Frame 1 (no input): blank canvas, image omitted
Frame 60 (the mouse pressed at the canvas centre just before this capture): blank canvas, image omitted
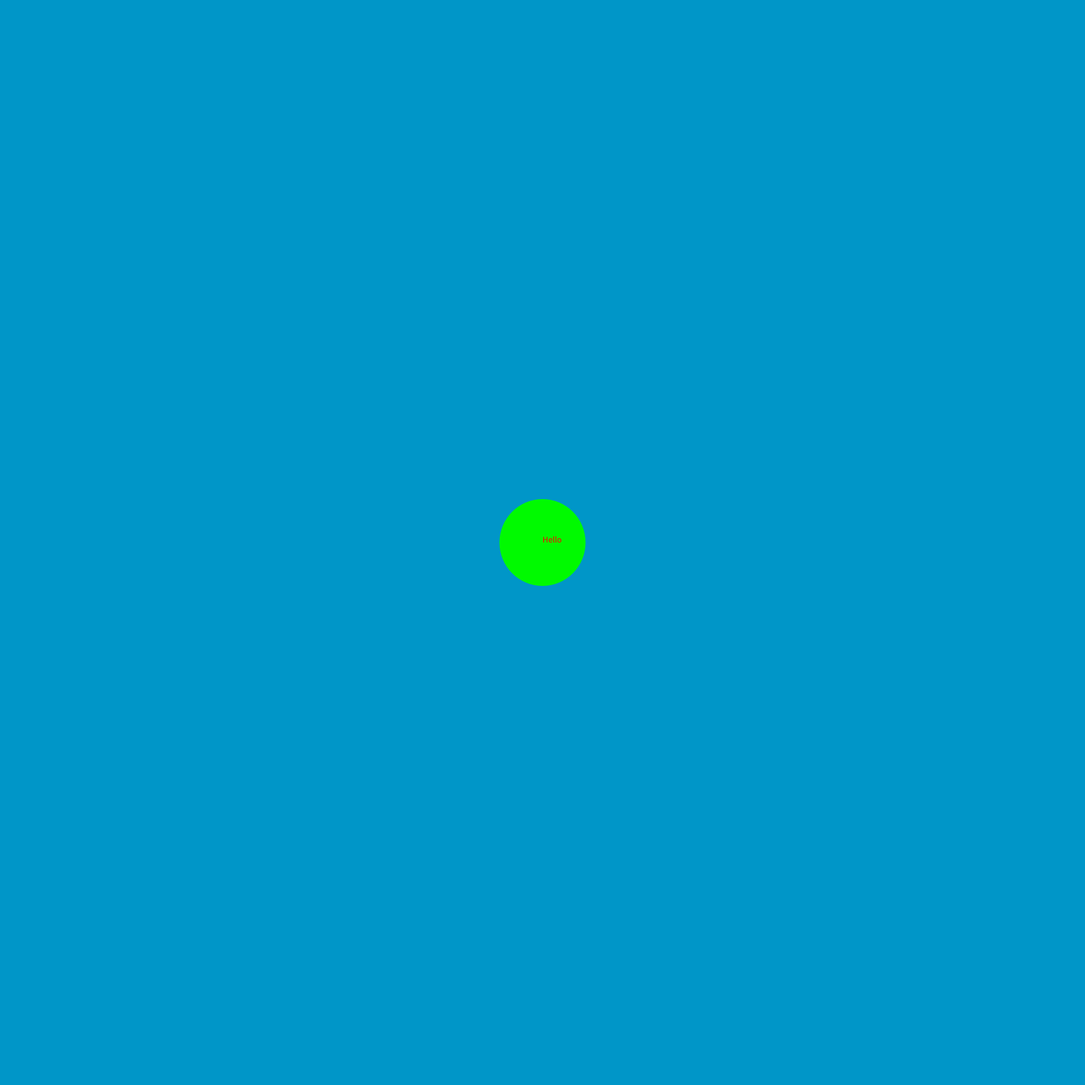
Frame 120 (the mouse held since frame 60 and released just before this capture)

The Processing sketch whose frames 1 and 60 were blank and that drew this single picture after the mouse press (run headless with seeded random() and noise(); from frame 60 on, the mouse is pressed at the canvas centre):

// Processing sketch: growingball
// ── growingball.pde
int ell = 1;
void setup() {
  size(1500,1500);
  background (0,150,200);
}
void draw(){
  if (mousePressed){
    for (int i = 1; i < ell; i++)

  noStroke();
    fill(0,250,0);
  ellipse(mouseX,mouseY,ell++,ell++);
  fill(250,0,0);
  text("Hello",mouseX,mouseY);
}
}
